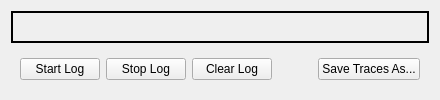
      <widget class="QWidget" name="Plots">
       <attribute name="title">
        <string>Real-time plots</string>
       </attribute>
       <layout class="QVBoxLayout" name="verticalLayout_6">
        <item>
         <widget class="QFrame" name="mainPlot">
          <property name="frameShape">
           <enum>QFrame::WinPanel</enum>
          </property>
         </widget>
        </item>
        <item>
         <widget class="QFrame" name="frame_7">
          <property name="frameShape">
           <enum>QFrame::NoFrame</enum>
          </property>
          <property name="frameShadow">
           <enum>QFrame::Raised</enum>
          </property>
          <layout class="QHBoxLayout" name="horizontalLayout_22">
           <item>
            <widget class="QPushButton" name="startPlotButton">
             <property name="text">
              <string>Start Log</string>
             </property>
            </widget>
           </item>
           <item>
            <widget class="QPushButton" name="stopPlotButton">
             <property name="text">
              <string>Stop Log</string>
             </property>
            </widget>
           </item>
           <item>
            <widget class="QPushButton" name="clearPlotButton">
             <property name="text">
              <string>Clear Log</string>
             </property>
            </widget>
           </item>
           <item>
            <spacer name="horizontalSpacer_2">
             <property name="orientation">
              <enum>Qt::Horizontal</enum>
             </property>
             <property name="sizeHint" stdset="0">
              <size>
               <width>40</width>
               <height>20</height>
              </size>
             </property>
            </spacer>
           </item>
           <item>
            <widget class="QPushButton" name="savePlotButton">
             <property name="text">
              <string>Save Traces As...</string>
             </property>
            </widget>
           </item>
          </layout>
         </widget>
        </item>
       </layout>
      </widget>
